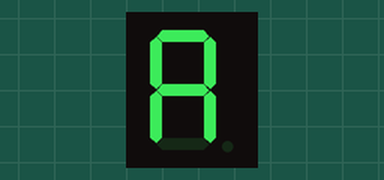
Bench run of a sketch on a simulated Arduino Uno, built with avr-gcc and run on an emulated ATmega328P. Parts: 1-digit seven-segment display. Wiring (inferred from the names in the program): 1-digit 7-segment display, segments lit when LOW: segments pin 12, pin 13, pin 9, pin 8, pin 7, pin 11, pin 10. The segment pins are drawn as the display they are named for.

Above: at 0.1 s.
At 1.3 s:
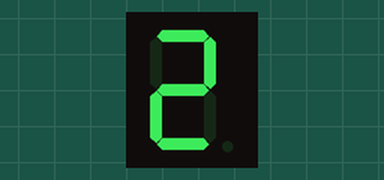
At 3.7 s:
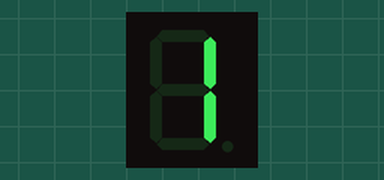

The sketch:

Proje__o_de_nome.ino
```cpp
// Projeção de nome No led de 7 segmentos

int segE = 7;
int segD = 8;
int segC = 9;
int segB = 13;
int segA = 12;
int segF = 11;
int segG = 10;

void setup() {
  pinMode(segE, OUTPUT);
  pinMode(segD, OUTPUT);
  pinMode(segC, OUTPUT);
  pinMode(segB, OUTPUT);
  pinMode(segA, OUTPUT);
  pinMode(segF, OUTPUT);
  pinMode(segG, OUTPUT);
}

void loop()
{
  acendeA();
  delay(1000);
  apagar();
  delay(200);
  acendeZ();
  delay(1000);
  apagar();
  delay(200);
  acendeZ();
  delay(1000);
  apagar();
  delay(200);
  acendeI();
  delay(1000);
  apagar();
  delay(200);
}

void apagar()
{
  digitalWrite(segE, HIGH);
  digitalWrite(segD, HIGH);
  digitalWrite(segC, HIGH);
  digitalWrite(segB, HIGH);
  digitalWrite(segA, HIGH);
  digitalWrite(segF, HIGH);
  digitalWrite(segG, HIGH);
}

void acendeA()
{
  digitalWrite(segE, LOW);
  digitalWrite(segD, HIGH);
  digitalWrite(segC, LOW);
  digitalWrite(segB, LOW);
  digitalWrite(segA, LOW);
  digitalWrite(segF, LOW);
  digitalWrite(segG, LOW);
}

void acendeZ()
{
  digitalWrite(segA,LOW);
  digitalWrite(segB,LOW);
  digitalWrite(segG,LOW);
  digitalWrite(segE,LOW);
  digitalWrite(segD, LOW);
  digitalWrite(segC, HIGH);
  digitalWrite(segF, HIGH);
}

void acendeI()
{
  digitalWrite(segE, HIGH);
  digitalWrite(segD, HIGH);
  digitalWrite(segC, LOW);
  digitalWrite(segB, LOW);
  digitalWrite(segA, HIGH);
  digitalWrite(segF, HIGH);
  digitalWrite(segG, HIGH);
}
```

Measured:
- by itself, everything shown: repeats every 4.8 s, in 8 steps
- what the display in image 1 shows lasts 1.0 s, from 1.2 s to 2.2 s
